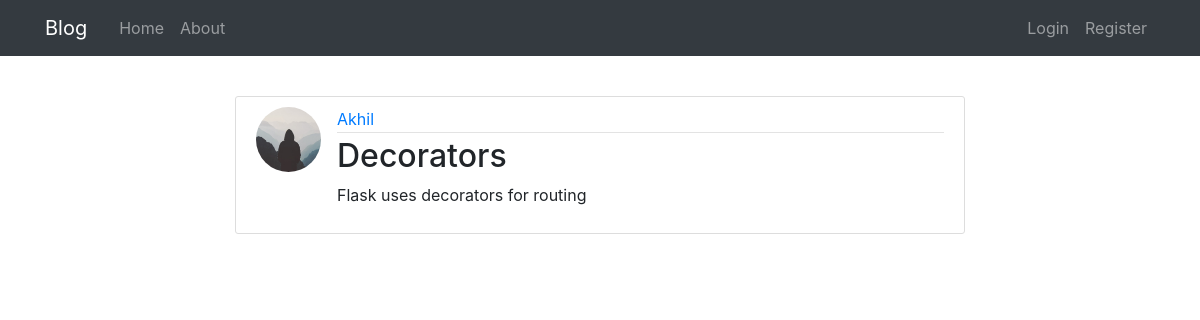
Screenshot of /post/2 with the database file from the repository.
### flaskblog/models.py (models this page shows, shortened)
class User(db.Model, UserMixin):
    id = db.Column(db.Integer, primary_key=True)
    username = db.Column(db.String(20), unique=True, nullable=False)
    email = db.Column(db.String(120), unique=True, nullable=False)
    image_file = db.Column(db.String(20), nullable=False, default='default.jpg')
    password = db.Column(db.String(60), nullable=False)
    posts = db.relationship('Post', backref='author', lazy=True)

class Post(db.Model):
    id = db.Column(db.Integer, primary_key=True)
    title = db.Column(db.String(100), nullable=False)
    content = db.Column(db.Text, nullable=False)
    user_id = db.Column(db.Integer, db.ForeignKey('user.id'), nullable=False)

### flaskblog/routes.py (the view)
@app.route("/post/<int:post_id>")
def post(post_id):
	post = Post.query.get_or_404(post_id)
	return render_template('post.html',title =post.title, post=post )

### flaskblog/templates/post.html (shortened to what this page needs)
{% extends "general_layout.html" %}
{% block changing %}
<article class="media content-section">
	<img class="rounded-circle article-img" src="{{url_for('static',filename='profile_pics/' + post.author.image_file)}}">
  <div class="media-body">
    <div class="article article-metadata">
      <a class="mr-2" href="{{ url_for('user_posts', username = post.author.username) }}">{{ post.author.username }}</a>
    </div>
    <h2><a class="article-title">{{ post.title }}</a></h2>
    <p class="article-content">{{ post.content }}</p>
  </div>
</article>
{% endblock changing %}

### flaskblog/static/main.css (style rules this page uses)
body { background: #fafafa; color: #333333; margin-top: 5rem; }
h1, h2, h3, h4, h5, h6 { color: #444444; }
.content-section { background: #ffffff; padding: 10px 20px; border: 1px solid #dddddd; border-radius: 3px; margin-bottom: 20px; }
.article-title { color: #444444; }
.article-content { white-space: pre-line; }
.article-img { height: 65px; width: 65px; margin-right: 16px; }
.article-metadata { padding-bottom: 1px; margin-bottom: 4px; border-bottom: 1px solid #e3e3e3 }

### rows the page displays
User: image_file (placeholder picture), author.username "Akhil"
Post: title "Decorators", content "Flask uses decorators for routing"
